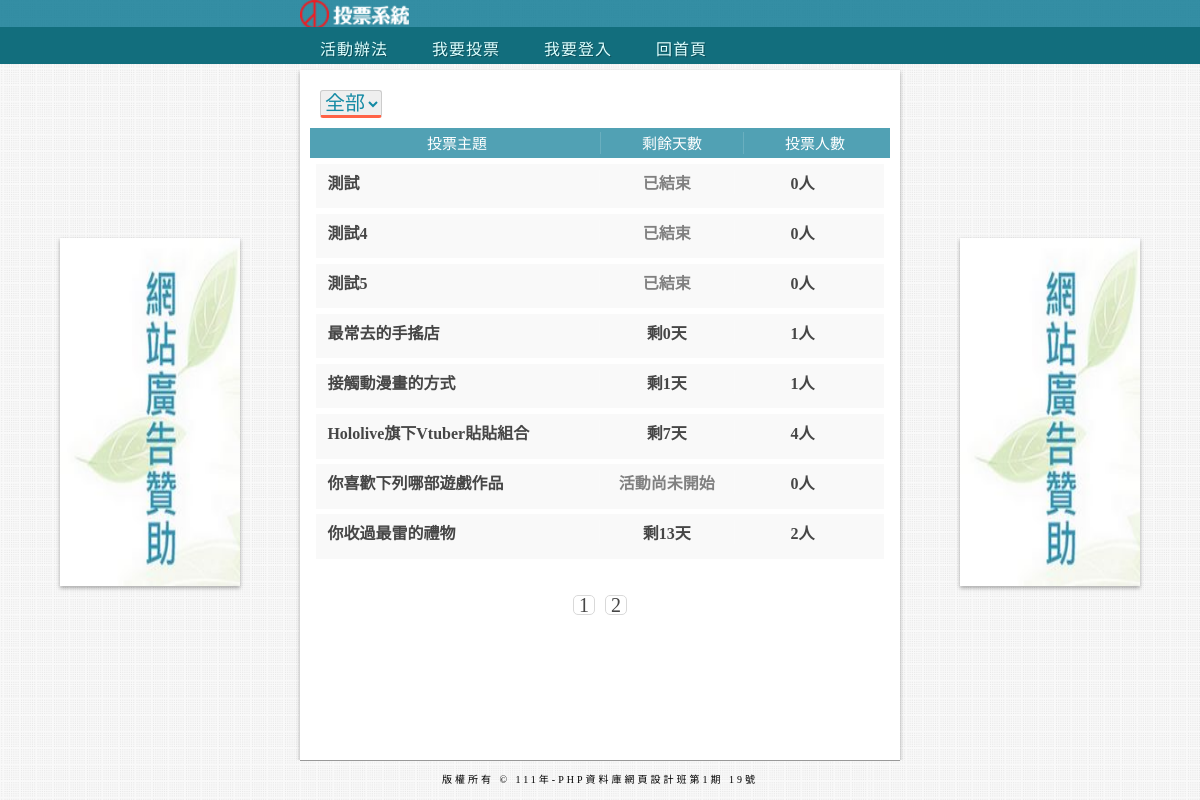
Page /?order=remain&type=asc on the committed database.
### tables this page shows
CREATE TABLE `subjects` (
  `id` int(11) UNSIGNED NOT NULL,
  `subject` varchar(64) NOT NULL,
  `type_id` int(11) NOT NULL,
  `start` date NOT NULL,
  `end` date NOT NULL,
  `total` int(11) UNSIGNED NOT NULL DEFAULT 0
);

### api/base.php (called while the page is built, shortened)
<?php
function pdo()
{
    $dsn = "mysql:host=localhost;charset=utf8;dbname=vote";
    return new PDO($dsn, 'root', '');
}
function all($table, ...$arg)
{
    $pdo = pdo();
    $sql = "SELECT * FROM $table ";
    switch (count($arg)) {
        case 2:
            if(!empty($arg[0])){
                foreach ($arg[0] as $key => $value) {
                    $tmp[] = "`$key`='$value'";
                }
                $sql .= " WHERE " . implode(" AND ", $tmp) . $arg[1];
            }else{
                $sql.=$arg[1];
            }
            break;
    }
    return $pdo->query($sql)->fetchAll(PDO::FETCH_ASSOC);
}
function math($table, $math, $col, ...$arg)
{
    $pdo = pdo();
    $sql = "SELECT $math(`$col`) FROM $table";
    return $pdo->query($sql)->fetchColumn();
}
?>

### font/vote_list.php (the view, shortened to what this page needs)
<?php
$p = "";
$queryStr = "";
if (isset($_GET['order'])) {
    $queryStr = "&order={$_GET['order']}&type={$_GET['type']}";
}
?>
<div id="date_type">
    <select name="types" id="types" onchange="location.href=`?filter=${this.value}`">
       <option value="0">全部</option>
    </select>
</div>
<div>
    <ul>
        <li class="title">
            <div class="No1">投票主題</div>
            <?php
            if (isset($_GET['type']) && $_GET['type'] == 'asc') {
            ?>
                <div class="No2"><a href='?order=remain&type=desc<?= $p; ?>'>剩餘天數</a></div>
            <?php
            } else {
            ?>
                <div class="No2"><a href='?order=remain&type=asc<?= $p; ?>'>剩餘天數</a></div>
            <?php
            }
            ?>
            <?php
            if (isset($_GET['type']) && $_GET['type'] == 'asc') {
            ?>
                <div class="No3"><a href='?order=total&type=desc<?= $p; ?>'>投票人數</a></div>
            <?php
            } else {
            ?>
                <div class="No3"><a href='?order=total&type=asc<?= $p; ?>'>投票人數</a></div>
            <?php
            }
            ?>
        </li>
        <?php
        $orderStr = '';
        if (isset($_GET['order'])) {
            if ($_GET['order'] == 'remain') {
                $orderStr = " ORDER BY DATEDIFF(`end`,now()) {$_SESSION['order']['type']}";
            } else {
                $orderStr = " ORDER BY `{$_SESSION['order']['col']}` {$_SESSION['order']['type']}";
            }
        }
        $filter=[];
        $total = math('subjects','count','id',$filter);
        $div = 8;
        $pages = ceil($total / $div);
        $now = isset($_GET['p']) ? $_GET['p'] : 1;
        $start = ($now - 1) * $div;
        $page_rows = " limit $start,$div ";
        $subjects = all('subjects',$filter,$orderStr . $page_rows);
        foreach ($subjects as $subject) {
            echo "<a href='?do=vote_result&id={$subject['id']}'>";
            echo "<li class='font_items'>";
            echo "<div class='No1'>{$subject['subject']}</div>";
            echo "<div class='No2'>";
            $start = strtotime($subject['start']);
            $today = strtotime("now");
            $end = strtotime($subject['end']);
            if (($start - $today) >= 0) {
                echo "<span style='color:grey;'>活動尚未開始</span>";
            } else {
                if (($end - $today) > 0) {
                    $remain = floor(($end - $today) / (60 * 60 * 24));
                    echo "剩" . $remain . "天";
                } else {
                    echo "<span style='color:grey;'>已結束</span>";
                }
            }
            echo "</div>";
            echo "<div class='No3'>";
            echo  $subject['total'] . "人";
            echo "</div>";
            echo "</li>";
            echo "</a>";
        }
        ?>
    </ul>
</div>
<div class="footer_page">
    <?php
    if($pages>1){
        for ($i = 1; $i <= $pages; $i++) {
            echo "<a href='?p={$i}{$queryStr}'>&nbsp;";
            echo $i;
            echo "&nbsp;</a>";
        }
    }
    ?>
</div>

### css/basic.css (style rules this page uses)
* { margin: 0; padding: 0; box-sizing: border-box; overflow: hidden; }
body { height: 100vh; background-image: url(../img/001.jpg); background-repeat: repeat; display: flex; flex-direction:column; justify-content: center; align-items: center; overflow: hidden; }

### rows in the picture
subjects: subject "測試", start "已結束", total "0"
subjects: subject "測試4", start "已結束", total "0"
subjects: subject "測試5", start "已結束", total "0"
subjects: subject "最常去的手搖店", total "1"
subjects: subject "接觸動漫畫的方式", total "1"
subjects: subject "Hololive旗下Vtuber貼貼組合", total "4"
subjects: subject "你喜歡下列哪部遊戲作品", start "活動尚未開始", total "0"
subjects: subject "你收過最雷的禮物", total "2"
